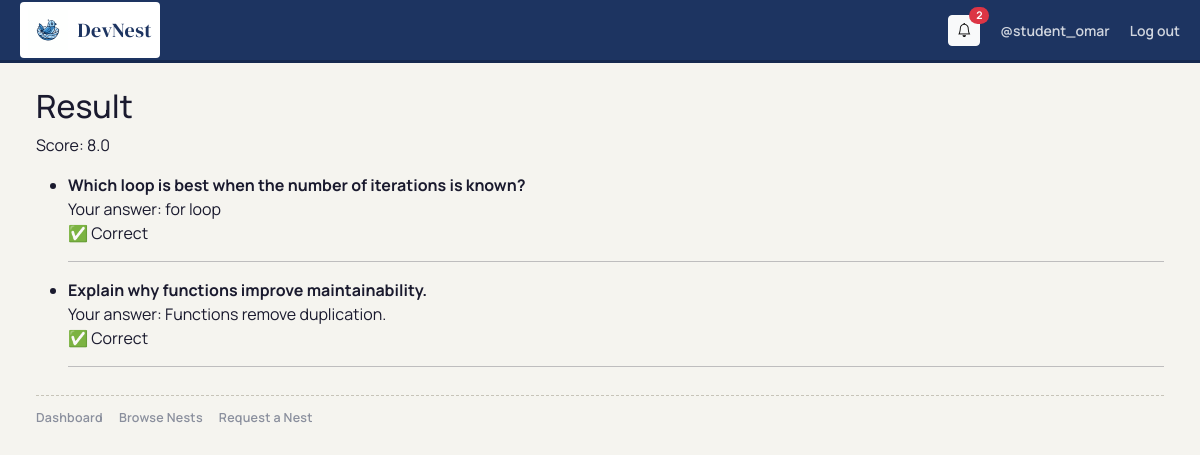
The app's page /assessments/nests/1/submission/1/result/ (signed in) with its own data.
### assessments/models.py (models this page shows, shortened)
class Submission(models.Model):
    assessment = models.ForeignKey(Assessment,on_delete=models.CASCADE,related_name='submissions')
    student = models.ForeignKey(User,on_delete=models.CASCADE,related_name='submissions')
    submitted_at = models.DateTimeField(auto_now_add=True)
    score = models.FloatField(default=0)

class Answer(models.Model):
    submission = models.ForeignKey(Submission, on_delete=models.CASCADE, related_name='answers')
    question = models.ForeignKey(Question,on_delete=models.CASCADE,related_name='answers')
    selected_choice = models.ForeignKey(Choice,on_delete=models.SET_NULL,null=True,blank=True,related_name='selected_answers')
    text_answer = models.TextField(blank=True)
    code_answer = models.TextField(blank=True)
    is_correct = models.BooleanField(null=True, blank=True)

class Question(models.Model):
    QUESTION_TYPES = [
        ('mcq', 'Multiple Choice'),
        ('text', 'Text Answer'),
    ]
    assessment = models.ForeignKey(Assessment,on_delete=models.CASCADE,related_name='questions')
    text = models.TextField()
    question_type = models.CharField(max_length=20, choices=QUESTION_TYPES)
    points = models.PositiveIntegerField(default=1)

class Choice(models.Model):
    question = models.ForeignKey(Question, on_delete=models.CASCADE,related_name='choices')
    text = models.CharField(max_length=255)
    is_correct = models.BooleanField(default=False)
    def __str__(self):
        return self.text

### assessments/views.py (the view, shortened to what this page needs)
# urls.py: path('nests/<int:nest_id>/submission/<int:submission_id>/result/', views.submission_result_view, name="submission_result_view"),
def submission_result_view(request, nest_id, submission_id):
    nest = get_object_or_404(Nest, id=nest_id)
    if request.user.is_staff:
        submission = get_object_or_404(Submission, id=submission_id, assessment__nest=nest)
    else:
        submission = get_object_or_404(Submission, id=submission_id, student=request.user, assessment__nest=nest)
    return render(request, "assessments/submission_result.html", {
        "submission": submission,
        "nest": nest
    })

### main/context_processors.py (called while the page is built)
def notifications_context(request):
    if not getattr(request.user, 'is_authenticated', False):
        return {
            'unread_notifications': [],
            'unread_notifications_count': 0,
        }
    unread_qs = Notification.objects.filter(user=request.user, is_read=False)
    return {
        'unread_notifications': list(unread_qs[:8]),
        'unread_notifications_count': unread_qs.count(),
    }

### assessments/templates/assessments/submission_result.html (shortened to what this page needs)
{% extends "nests/base.html" %}
{% load static %}
{% block content %}
<h2>Result</h2>
<p>Score: {{ submission.score }}</p>
<form method="post">
    <ul>
        {% for ans in submission.answers.all %}
        <li>
            <strong>{{ ans.question.text }}</strong><br>
            {% if ans.question.question_type == "mcq" %}
            Your answer: {{ ans.selected_choice }}<br>
            {% if ans.is_correct %}✅ Correct{% else %}❌ Wrong{% endif %}
            {% elif ans.question.question_type == "text" %}
            Your answer: {{ ans.text_answer }}<br>
            {% if request.user.is_staff %}
            <label>
                <input type="radio" name="answer_{{ ans.id }}" value="correct">
                Correct
            </label>
            <label>
                <input type="radio" name="answer_{{ ans.id }}" value="wrong">
                Wrong
            </label>
            {% else %}
            {% if ans.is_correct == None %}
            ⏳ Waiting for grading
            {% elif ans.is_correct %}
            ✅ Correct
            {% else %}
            ❌ Wrong
            {% endif %}
            {% endif %}
            {% endif %}
        </li>
        <hr>
        {% endfor %}
    </ul>
</form>
{% endblock %}

### nests/templates/nests/base.html (shortened to what this page needs)
{% load static %}
<!doctype html>
<html lang="en">
<head>
	<link href="https://cdn.jsdelivr.net/npm/bootstrap@5.3.3/dist/css/bootstrap.min.css" rel="stylesheet">
	<link href="https://cdn.jsdelivr.net/npm/bootstrap-icons@1.11.3/font/bootstrap-icons.css" rel="stylesheet">
	<link rel="stylesheet" href="{% static 'css/nests.css' %}">
</head>
<body class="nest-shell">
	<header class="nest-topbar">
		<div class="container-fluid nest-topbar-inner">
			<a class="nest-brand" href="/">
				<img src="{% static 'images/logo.svg' %}" alt="DevNest logo">
				<span>DevNest</span>
			</a>
			<div class="nest-user d-none d-lg-flex">
				{% if request.user.is_authenticated %}
					<div class="dropdown">
						<button class="btn btn-sm btn-light position-relative" type="button" id="nestNotifDropdown" data-bs-toggle="dropdown" aria-expanded="false" title="Notifications">
							<i class="bi bi-bell"></i>
							{% if unread_notifications_count %}
							<span class="position-absolute top-0 start-100 translate-middle badge rounded-pill bg-danger">{{ unread_notifications_count }}</span>
							{% endif %}
						</button>
					</div>
					<a class="nest-user-link" href="{% url 'accounts:user_profile_view' request.user.username %}">
						@{{ request.user.username }}
					</a>
					<a class="nest-user-link" href="{% url 'accounts:log_out' %}?next={{request.path}}">Log out</a>
				{% else %}
					<a class="nest-user-link" href="{% url 'accounts:sign_in' %}?next={{request.path}}">Sign in</a>
				{% endif %}
			</div>
		</div>
	</header>
	<div class="nest-layout container-fluid">
		<main class="nest-main">
			{% block content %}{% endblock %}
			<footer class="nest-footer-links" aria-label="Nest legacy links">
				<a href="{% url 'nests:nest_dashboard' %}" class="nest-footer-link {% if request.path == '/nests/' %}active{% endif %}">
					Dashboard
				</a>
				<a href="{% url 'nests:nest_list_view' %}" class="nest-footer-link {% if '/nests/browse/' in request.path %}active{% endif %}">
					Browse Nests
				</a>
				<a href="{% url 'nests:request_nest_view' %}" class="nest-footer-link {% if '/nests/request/' in request.path %}active{% endif %}">
					Request a Nest
				</a>
			</footer>
		</main>
	</div>
</body>
</html>

### nests/static/css/nests.css (style rules this page uses)
:root { --nest-bg: #f5f4ef; --nest-paper: #ffffff; --nest-ink: #1a1a2e; --nest-muted: #6b7280; --nest-line: #dddbd3; --nest-accent: #1d3461; --nest-accent-hover: #16294f; --nest-amber: #c57c0e; --nest-amber-soft: #fef3c7; --nest-soft: #eaecf4; --nest-danger-soft: #fde9ef; --nest-shadow-sm: 0 1px 3px rgba(0,0,0,.08), 0 1px 2px rgba(0,0,0,.06); --nest-shadow: 0 2px 8px rgba(0,0,0,.09); --nest-radius: 8px; --nest-radius-sm: 5px; }
* { box-sizing: border-box; }
.nest-shell { margin: 0; min-height: 100vh; background: var(--nest-bg); color: var(--nest-ink); font-family: 'Manrope', sans-serif; }
.nest-topbar { position: sticky; top: 0; z-index: 100; background: var(--nest-accent); border-bottom: 3px solid var(--nest-accent-hover); }
.nest-topbar-inner { min-height: 60px; display: flex; align-items: center; justify-content: space-between; gap: 1rem; padding: 0 1.25rem; }
.nest-brand { display: inline-flex; align-items: center; gap: .6rem; text-decoration: none; padding: 0.5rem; color: var(--nest-accent); background-color: white; border-radius: 4px; font-family: 'DM Serif Display', serif; font-size: 1.25rem; letter-spacing: .4px; }
.nest-brand img { width: 40px; height: 40px; display: block; object-fit: contain; opacity: 1; }
.nest-user { display: inline-flex; align-items: center; gap: 1.25rem; }
.nest-user-link { color: rgba(255,255,255,.8); text-decoration: none; font-weight: 600; font-size: .875rem; transition: color .15s; }
.nest-layout { display: block; min-height: calc(100vh - 63px); }
.nest-main { max-width: 1320px; margin: 0 auto; width: 100%; padding: 1.5rem; }
.nest-footer-links { margin-top: 1.75rem; padding-top: .8rem; border-top: 1px dashed #c7c4b9; display: flex; flex-wrap: wrap; gap: .7rem 1rem; }
.nest-footer-link { color: #8a8f9d; text-decoration: none; font-size: .78rem; font-weight: 600; letter-spacing: .02em; }

### records on screen
Submission: score "8.0"
Answer: question.text "Which loop is best when the number of iterations is known?", selected_choice "for loop", is_correct "✅ Correct"
Answer: question.text "Explain why functions improve maintainability.", text_answer "Functions remove duplication.", is_correct "✅ Correct"

### other values on screen
{{ unread_notifications_count }} "2"
{{ request.user.username }} "student_omar"
